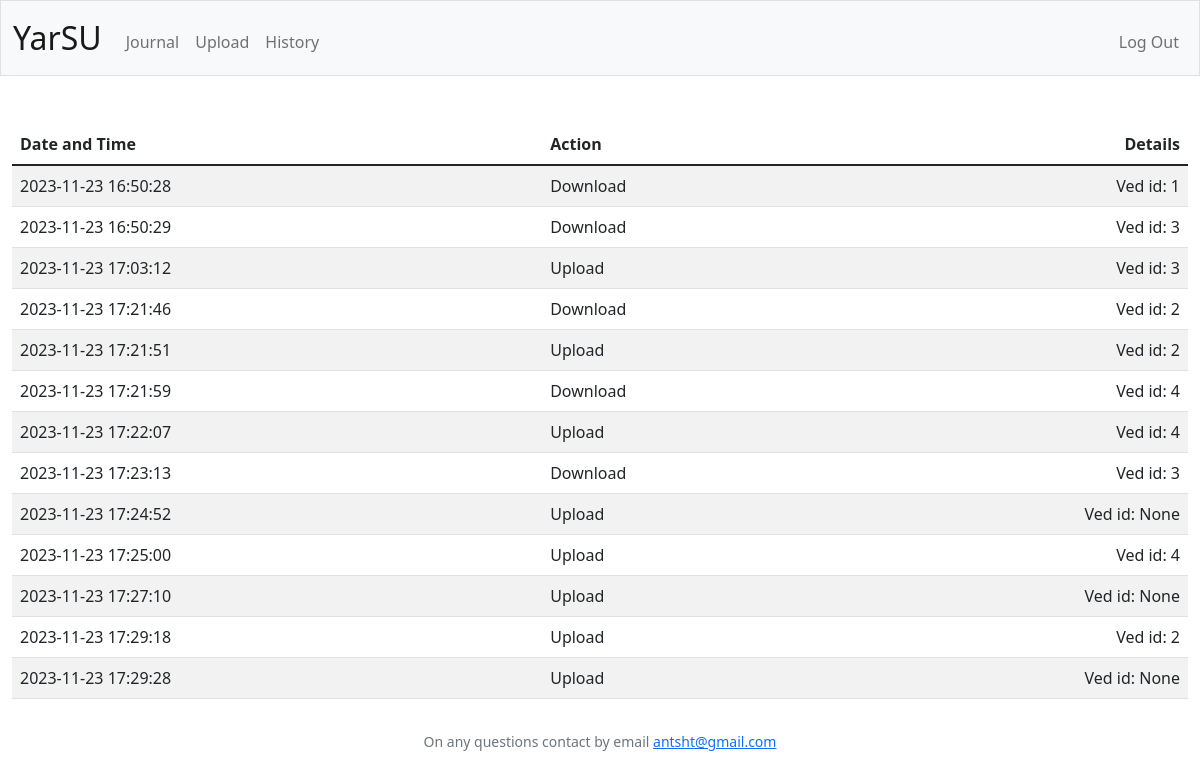
Screenshot of /history (signed in) with the database file from the repository.
### tables this page shows
CREATE TABLE "history" (
	"id"	INTEGER NOT NULL UNIQUE,
	"action"	TEXT NOT NULL,
	"details"	TEXT NOT NULL,
	"dt"	TEXT NOT NULL,
	PRIMARY KEY("id" AUTOINCREMENT)
);

### app.py (the view)
@app.route("/history")
@login_required
def history():
    history_records = get_history()
    return render_template("history.html", history_records=history_records)

### app.py (called while the page is built)
@app.after_request
def after_request(response):
    response.headers["Cache-Control"] = "no-cache, no-store, must-revalidate"
    response.headers["Expires"] = 0
    response.headers["Pragma"] = "no-cache"
    return response

### database.py (called while the page is built)
def get_history():
    return db.execute('SELECT history.id, history.action, history.details, history.dt FROM history;')

### helpers.py (called while the page is built)
def login_required(f):
    @wraps(f)
    def decorated_function(*args, **kwargs):
        if session.get("user_id") is None:
            return redirect("/login")
        return f(*args, **kwargs)
    return decorated_function

### sql.py (called while the page is built)
def _enable_logging(f):
    import logging
    import functools
    import os
    @functools.wraps(f)
    def decorator(*args, **kwargs):
        try:
            import flask
        except ModuleNotFoundError:
            return f(*args, **kwargs)
        disabled = logging.getLogger("cs50").disabled
        if flask.current_app and os.getenv("FLASK_ENV") == "development":
            logging.getLogger("cs50").disabled = False
        try:
            return f(*args, **kwargs)
        finally:
            logging.getLogger("cs50").disabled = disabled
    return decorator

    def _disconnect(self):
        if hasattr(_data, self._name()):
            getattr(_data, self._name()).close()
            delattr(_data, self._name())

    def _name(self):
        return str(hash(self))

        def connect(dbapi_connection, connection_record):
            try:
                if isinstance(dbapi_connection, sqlite3.Connection):  # If back end is sqlite
                    cursor = dbapi_connection.cursor()
                    cursor.execute("PRAGMA foreign_keys=ON")
                    cursor.close()
            except:
                pass

### templates/history.html (shortened to what this page needs)
{% extends "layout.html" %}
{% block main %}
    <table class="table table-striped">
        <thead>
            <tr>
                <th class="text-start">Date and Time</th>
                <th class="text-start">Action</th>
                <th class="text-end">Details</th>
            </tr>
        </thead>
        <tbody>
            {% for history_rec in history_records %}
                <tr>
                    <td class="text-start">{{ history_rec.dt }}</td>
                    <td class="text-start">{{ history_rec.action }}</td>
                    <td class="text-end">{{ history_rec.details }}</td>
                </tr>
            {% endfor %}
        </tbody>
    </table>
{% endblock %}

### rows the page displays
history: dt "2023-11-23 16:50:28", action "Download", details "Ved id: 1"
history: dt "2023-11-23 16:50:29", action "Download", details "Ved id: 3"
history: dt "2023-11-23 17:03:12", action "Upload", details "Ved id: 3"
history: dt "2023-11-23 17:21:46", action "Download", details "Ved id: 2"
history: dt "2023-11-23 17:21:51", action "Upload", details "Ved id: 2"
history: dt "2023-11-23 17:21:59", action "Download", details "Ved id: 4"
history: dt "2023-11-23 17:22:07", action "Upload", details "Ved id: 4"
history: dt "2023-11-23 17:23:13", action "Download", details "Ved id: 3"
history: dt "2023-11-23 17:24:52", action "Upload", details "Ved id: None"
history: dt "2023-11-23 17:25:00", action "Upload", details "Ved id: 4"
history: dt "2023-11-23 17:27:10", action "Upload", details "Ved id: None"
history: dt "2023-11-23 17:29:18", action "Upload", details "Ved id: 2"
history: dt "2023-11-23 17:29:28", action "Upload", details "Ved id: None"
